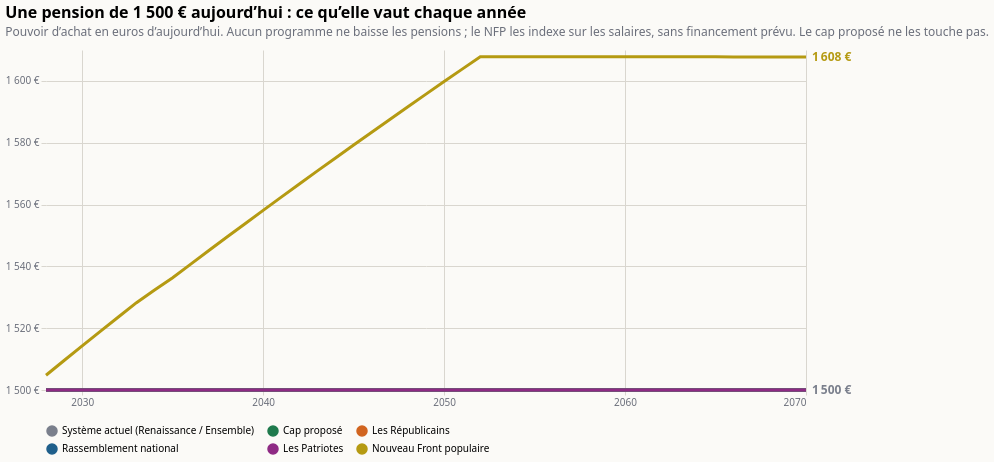

Here is the Vega-Lite specification saved for this chart:
### Vega-Lite specification from a JSON file in a GitHub repository (floating-point values rounded to 4 significant figures; data arrays with more than 128 entries replaced by an {"elided": "..."} marker saying what was removed)
{"$schema": "https://vega.github.io/schema/vega-lite/v6.json", "title": {"text": "Une pension de 1 500 € aujourd’hui : ce qu’elle vaut chaque année", "subtitle": "Pouvoir d’achat en euros d’aujourd’hui. Aucun programme ne baisse les pensions ; le NFP les indexe sur les salaires, sans financement prévu. Le cap proposé ne les touche pas.", "anchor": "start", "fontSize": 16, "subtitleColor": "#6b6f7b", "subtitlePadding": 6, "offset": 12}, "background": "#fbfaf7", "config": {"font": "system-ui, sans-serif", "axis": {"gridColor": "#d9d6cf", "labelColor": "#6b6f7b", "domain": false, "tickColor": "#d9d6cf"}, "legend": {"orient": "bottom", "columns": 3, "labelLimit": 400, "symbolOpacity": 1}, "view": {"stroke": null}}, "width": 760, "height": 340, "data": {"values": {"elided": "258 records"}}, "encoding": {"x": {"field": "annee", "type": "quantitative", "scale": {"domain": [2028, 2070]}, "axis": {"format": "d", "title": null, "values": [2030, 2040, 2050, 2060, 2070]}}, "y": {"field": "valeur", "type": "quantitative", "scale": {"zero": false}, "axis": {"title": null, "labelExpr": "replace(format(datum.value, ',.0f'), ',', ' ') + ' €'", "tickCount": 7}}, "color": {"field": "programme", "type": "nominal", "title": null, "sort": ["Système actuel (Renaissance / Ensemble)", "Cap proposé", "Les Républicains", "Rassemblement national", "Les Patriotes", "Nouveau Front populaire"], "scale": {"domain": ["Système actuel (Renaissance / Ensemble)", "Cap proposé", "Les Républicains", "Rassemblement national", "Les Patriotes", "Nouveau Front populaire"], "range": ["#7a7f8c", "#1f7a4d", "#d1641f", "#1f5f8b", "#8e2a84", "#b59a12"]}, "legend": {"orient": "bottom", "columns": 3}}}, "layer": [{"mark": {"type": "line", "strokeWidth": 3}}, {"data": {"values": [{"annee": 2070, "programme": "Système actuel (Renaissance / Ensemble)", "valeur": 1500, "etiquette": "1 500 €"}, {"annee": 2070, "programme": "Nouveau Front populaire", "valeur": 1608.0, "etiquette": "1 608 €"}]}, "mark": {"type": "text", "align": "left", "dx": 6, "fontSize": 12, "fontWeight": "bold"}, "encoding": {"text": {"field": "etiquette"}}}]}
